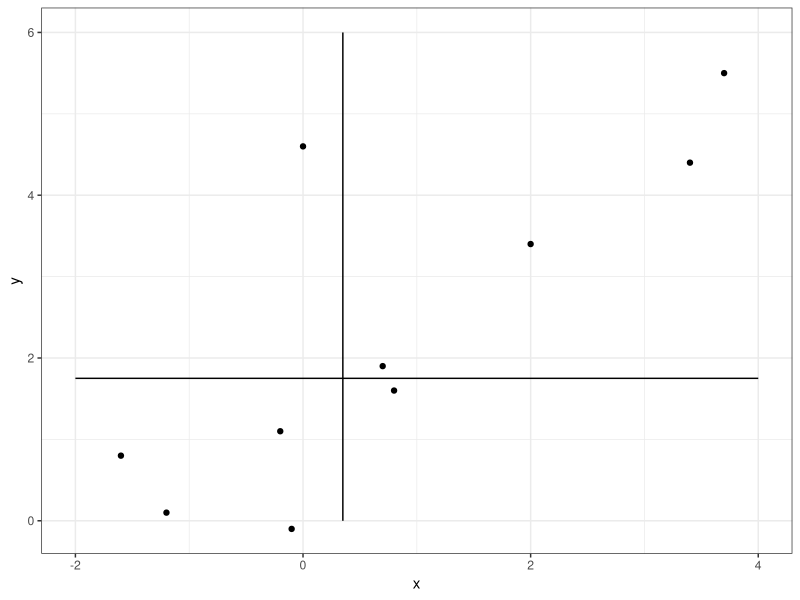

Recreate this plot in R.
## ---- chunk 1
knitr::opts_chunk$set(echo = F, fig.pos = "center")
library(kableExtra)
library(knitr)
library(tidyverse)
library(gtools)
## ---- chunk 2
x <- c(0.7, -1.6, -0.2, -1.2, -0.1, 3.4, 3.7, 0.8, 0, 2.0)
y <- c(1.9, 0.8, 1.1, 0.1, -0.1, 4.4, 5.5, 1.6, 4.6, 3.4)
datos1 <- data.frame(X = x, Y = y) %>% t()
kable(datos1, longtable = T, booktabs = T, 
      caption = "Reacción del paciente al fármaco")
## ---- chunk 3
median_x <- median(x); median_y <- median(y)
ggplot(mapping = aes(x = x, y = y)) + 
  geom_point() +
  geom_segment(aes(x = median_x, xend = median_x,
                   y = 0, yend = 6)) +
  geom_segment(aes(x = -2, xend = 4,
                   y = median_y, yend = median_y)) +
  theme_bw()
## ---- chunk 4
#Para imprimir
tabla_mediana1 <- data.frame(Col1 = c(1, 4, 5),
                             Col2 = c(4, 1, 5),
                             Total = c(5, 5, 10))
rownames(tabla_mediana1) <- c("Fila 1", "Fila 2", "Total")
kable(tabla_mediana1, longtable = T, booktabs = T,
      caption = "Tabla para test de correlación positiva", 
      col.names = c("Columna 1", "Columna 2", "Total"))

#Para el test de fisher
tabla1 <- matrix(c(1, 4,
                   4, 1), ncol = 2, byrow = T)
## ---- chunk 5
N <- 10; C <- 5; r <- 5
pvalor <- 0
for (i in 0:1) {
  pvalor <-  pvalor + (choose(r, i) * choose(N - r, C - i))/choose(N, C)
}
## ---- chunk 6
Estampado <- c(14, 27); Liso <- c(4, 32)
Camuflaje <- data.frame(Estampado = Estampado, Liso = Liso)
rownames(Camuflaje) <- c("Detecciones falsas", "Detecciones verdaderas")
kable(Camuflaje, longtable = T, booktabs = T, caption = "Tipos de camuflaje")
## ---- chunk 7
camuflaje2 <- data.frame(Falsas = c(14, 4, 18),
                         Verdaderas = c(27, 32, 59),
                         Total = c(41, 36, 77))
rownames(camuflaje2) <- c("Estampado", "Liso", "Total")
kable(camuflaje2, longtable = T, booktabs = T, 
      caption = "Reescritura de la información", 
      col.names = c("Detecciones falsas", "Detecciones verdaderas",
                    "Total"))
## ---- chunk 8
past_pla <- data.frame(Mejora = c(17, 12, 29), 
                       Nomejora <- c(8, 13, 21),
                       Total = c(25, 25, 50))
rownames(past_pla) <- c("Aspirina", "Placebo", "Total")
kable(past_pla, longtable = T, booktabs = T,
      caption = "Información del problema", 
      col.names = c("Mejoró", "No mejoró", "Total"))
## ---- chunk 9
datos4 <- data.frame(Probabilidad = c(0.25, 0.5, 0.75),
                     Observacion = c(0, 14, 12)) %>% t()
rownames(datos4) <- c( "Probabilidad", "Observación")
kable(datos4, longtable = T, booktabs = T, 
      caption = "Información suministrada")
## ---- chunk 10
test1 <- c(rep("Acepta", 3), rep("Rechaza", 3), "Acepta", "Rechaza")
test2 <- c(rep("Acepta", 2), "Rechaza", "Acepta", "Rechaza", "Acepta", 
           rep("Rechaza", 2))
test3 <- c("Acepta", "Rechaza", rep("Acepta", 3), rep("Rechaza", 3))
number_sets <- c(26, 6, 12, 4, 18, 5, 7, 22)
potencia <- data.frame(Prueba1 = test1, Prueba2 = test2, Prueba3 = test3,
                       conjuntos_prueba = number_sets)
kable(potencia, longtable = T, booktabs = T, caption = "Potencia de las pruebas",
      col.names = c("Prueba 1", "Prueba 2", "Prueba 3", 
                    "Número de conjuntos de datos"))
## ---- chunk 11
test_reescrita <- data.frame("Filas"=c(1,2,3,"...",56,"...",100,"Total"),
                         "Test1"=c(1,1,1," ",0," ",0,51),
                         "Test2"=c(1,1,1," ",0," ",0,41),
                         "Test3"=c(1,1,1," ",1," ",0,60),
                         "Total"=c(3,3,3," ",1," ",0,152)
                         )

kable(test_reescrita,longtable = T, booktabs = T, caption = "Información reescrita",
      col.names = c("Filas", "Test 1", "Test 2", "Test 3","Total"))
## ---- chunk 12
test_resum <- data.frame("Filas"=c(1:8,"Total"),
                         "Test1"=c(26,6,12,0,0,0,7,0,51),
                         "Test2"=c(26,6,0,4,0,5,0,0,41),
                         "Test3"=c(26,0,12,4,18,0,0,0,60),
                         "Total"=c(78,12,24,8,18,5,7,0,152)
                         )

kable(test_resum,longtable = T, booktabs = T, caption = "Información resumida",
      col.names = c("Filas", "Test 1", "Test 2", "Test 3","Total"))
